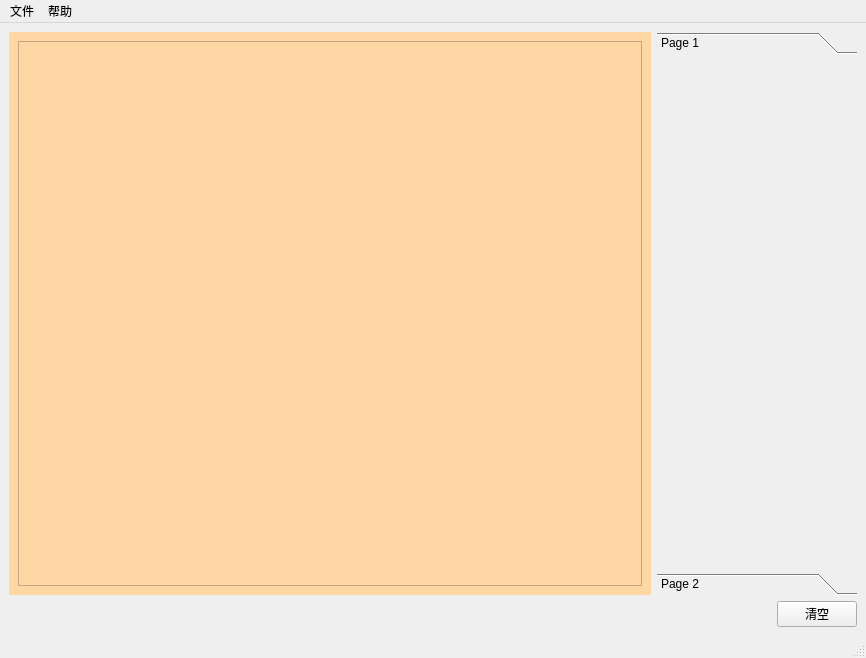
<?xml version="1.0" encoding="UTF-8"?>
<ui version="4.0">
 <class>MainWindow</class>
 <widget class="QMainWindow" name="MainWindow">
  <property name="geometry">
   <rect>
    <x>0</x>
    <y>0</y>
    <width>866</width>
    <height>658</height>
   </rect>
  </property>
  <property name="sizePolicy">
   <sizepolicy hsizetype="Fixed" vsizetype="Fixed">
    <horstretch>0</horstretch>
    <verstretch>0</verstretch>
   </sizepolicy>
  </property>
  <property name="windowTitle">
   <string>MainWindow</string>
  </property>
  <widget class="QWidget" name="centralwidget">
   <layout class="QGridLayout" name="gridLayout">
    <item row="0" column="0">
     <layout class="QHBoxLayout" name="horizontalLayout">
      <item>
       <widget class="QWidget" name="PicWidget" native="true">
        <property name="minimumSize">
         <size>
          <width>640</width>
          <height>360</height>
         </size>
        </property>
        <property name="styleSheet">
         <string notr="true">background-color: rgb(255, 215, 165);</string>
        </property>
        <layout class="QGridLayout" name="gridLayout_2">
         <item row="0" column="0">
          <widget class="QScrollArea" name="scrollArea">
           <property name="widgetResizable">
            <bool>true</bool>
           </property>
           <widget class="QWidget" name="scrollAreaWidgetContents">
            <property name="geometry">
             <rect>
              <x>0</x>
              <y>0</y>
              <width>620</width>
              <height>542</height>
             </rect>
            </property>
           </widget>
          </widget>
         </item>
        </layout>
       </widget>
      </item>
      <item>
       <widget class="QToolBox" name="toolBox">
        <property name="sizePolicy">
         <sizepolicy hsizetype="Fixed" vsizetype="Preferred">
          <horstretch>0</horstretch>
          <verstretch>0</verstretch>
         </sizepolicy>
        </property>
        <property name="minimumSize">
         <size>
          <width>200</width>
          <height>450</height>
         </size>
        </property>
        <property name="currentIndex">
         <number>0</number>
        </property>
        <widget class="QWidget" name="page1">
         <property name="geometry">
          <rect>
           <x>0</x>
           <y>0</y>
           <width>200</width>
           <height>510</height>
          </rect>
         </property>
         <property name="toolTip">
          <string>&lt;html&gt;&lt;head/&gt;&lt;body&gt;&lt;p align=&quot;center&quot;&gt;页面1&lt;/p&gt;&lt;/body&gt;&lt;/html&gt;</string>
         </property>
         <attribute name="label">
          <string>Page 1</string>
         </attribute>
        </widget>
        <widget class="QWidget" name="page2">
         <property name="geometry">
          <rect>
           <x>0</x>
           <y>0</y>
           <width>200</width>
           <height>405</height>
          </rect>
         </property>
         <attribute name="label">
          <string>Page 2</string>
         </attribute>
        </widget>
       </widget>
      </item>
     </layout>
    </item>
    <item row="1" column="0">
     <layout class="QHBoxLayout" name="horizontalLayout_2">
      <item>
       <spacer name="horizontalSpacer">
        <property name="orientation">
         <enum>Qt::Horizontal</enum>
        </property>
        <property name="sizeHint" stdset="0">
         <size>
          <width>40</width>
          <height>20</height>
         </size>
        </property>
       </spacer>
      </item>
      <item>
       <widget class="QPushButton" name="ClearButton">
        <property name="text">
         <string>清空</string>
        </property>
        <property name="autoDefault">
         <bool>true</bool>
        </property>
       </widget>
      </item>
     </layout>
    </item>
   </layout>
  </widget>
  <widget class="QMenuBar" name="menubar">
   <property name="geometry">
    <rect>
     <x>0</x>
     <y>0</y>
     <width>866</width>
     <height>23</height>
    </rect>
   </property>
   <widget class="QMenu" name="menu">
    <property name="title">
     <string>文件</string>
    </property>
    <addaction name="actionLoad"/>
    <addaction name="actionSave"/>
    <addaction name="separator"/>
    <addaction name="actionQuit"/>
   </widget>
   <widget class="QMenu" name="menu_2">
    <property name="title">
     <string>帮助</string>
    </property>
    <addaction name="actionAbout"/>
    <addaction name="separator"/>
    <addaction name="action_3"/>
   </widget>
   <addaction name="menu"/>
   <addaction name="menu_2"/>
  </widget>
  <widget class="QStatusBar" name="statusbar"/>
  <action name="actionLoad">
   <property name="text">
    <string>加载图片</string>
   </property>
  </action>
  <action name="actionSave">
   <property name="text">
    <string>保存图片</string>
   </property>
  </action>
  <action name="actionAbout">
   <property name="text">
    <string>关于程序</string>
   </property>
  </action>
  <action name="action_3">
   <property name="text">
    <string>使用说明</string>
   </property>
  </action>
  <action name="actionQuit">
   <property name="text">
    <string>退出</string>
   </property>
  </action>
 </widget>
 <resources/>
 <connections/>
</ui>
